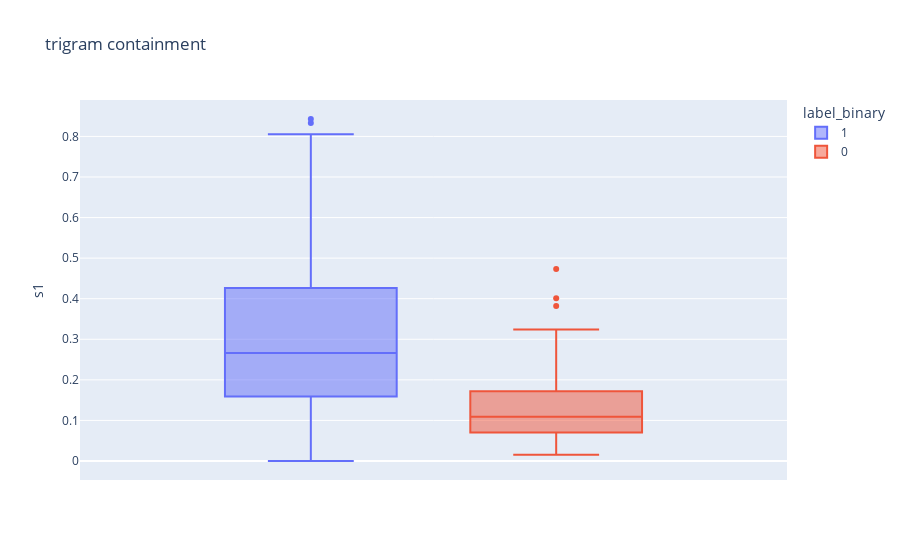

The code cell stored with this chart in its notebook:
### Code cell
fig = px.box(df, y="s1", color="label_binary", title="trigram containment")
fig.show()

### Figure 1 — Plotly figure (JSON) as saved in the notebook; plotly's stock layout.template omitted (floating-point values rounded to 4 significant figures; data arrays with more than 128 entries replaced by an {"elided": "..."} marker saying what was removed)
{"data": [{"alignmentgroup": "True", "hovertemplate": "label_binary=1<br>s1=%{y}<extra></extra>", "legendgroup": "1", "marker": {"color": "#636efa"}, "name": "1", "notched": false, "offsetgroup": "1", "orientation": "v", "showlegend": true, "type": "box", "x0": " ", "xaxis": "x", "y": {"elided": "739 float values"}, "y0": " ", "yaxis": "y"}, {"alignmentgroup": "True", "hovertemplate": "label_binary=0<br>s1=%{y}<extra></extra>", "legendgroup": "0", "marker": {"color": "#EF553B"}, "name": "0", "notched": false, "offsetgroup": "0", "orientation": "v", "showlegend": true, "type": "box", "x0": " ", "xaxis": "x", "y": {"elided": "205 float values"}, "y0": " ", "yaxis": "y"}], "layout": {"boxmode": "group", "legend": {"title": {"text": "label_binary"}, "tracegroupgap": 0}, "title": {"text": "trigram containment"}, "xaxis": {"anchor": "y", "domain": [0, 1]}, "yaxis": {"anchor": "x", "domain": [0, 1], "title": {"text": "s1"}}}}
